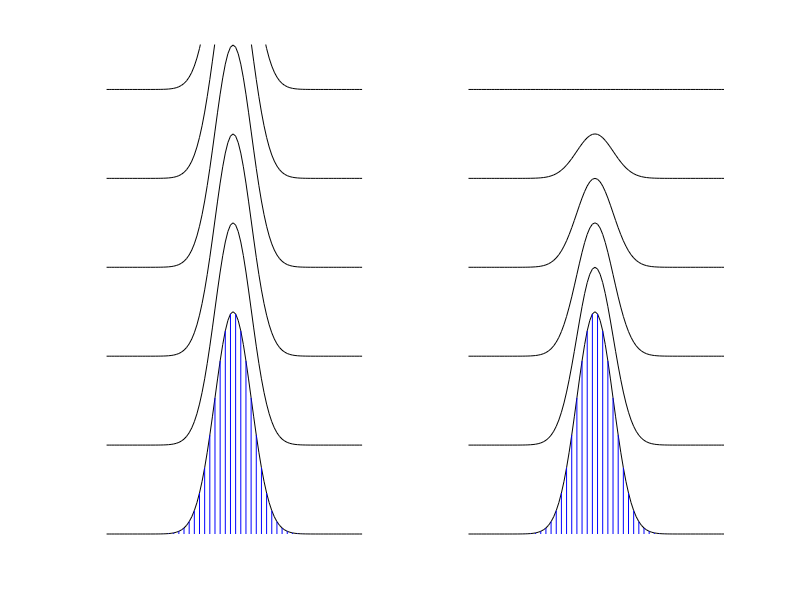

This chart was generated by the following MATLAB code:
% schematic of terrain following coordinate

clear
hold off

x = 1:100;

subplot(1,2,1)

y = exp(-(x-50.0).^2 / 100.0);
plot(x,y,'k')
axis off

hold on

for k=5:2:95
    xx = [x(k),x(k)];
    yy = [0.0,y(k)];
    plot(xx,yy,'b')
end

y = y + 0.4;
plot(x,y,'k')


y = y + 0.4;
plot(x,y,'k')

y = y + 0.4;
plot(x,y,'k')

y = y + 0.4;
plot(x,y,'k')

y = y + 0.4;
plot(x,y,'k')

y = y + 0.4;
plot(x,y,'k')

axis([0,100,0,2.2])


subplot(1,2,2)

y = exp(-(x-50.0).^2 / 100.0);
plot(x,y,'k')
axis off

hold on

for k=5:2:95
    xx = [x(k),x(k)];
    yy = [0.0,y(k)];
    plot(xx,yy,'b')
end

y0 = y;

y = 0.8*y0 + 0.4;
plot(x,y,'k')


y = 0.6*y0 + 0.8;
plot(x,y,'k')

y = 0.4*y0 + 1.2;
plot(x,y,'k')

y = 0.2*y0 + 1.6;
plot(x,y,'k')

y = 0.0*y0 + 2.0;
plot(x,y,'k')

y = y + 0.4;
plot(x,y,'k')

axis([0,100,0,2.2])
